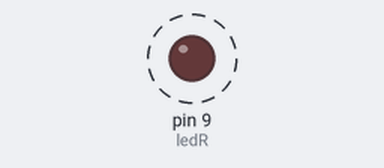
A sketch run on a simulated Arduino Uno, built with avr-gcc and run on an emulated ATmega328P. Parts: output pins drawn as LEDs (lit = HIGH). Dashed ring = blinking. What the sketch prints to the serial monitor is not drawn.

Above: at 0.5 s.
Timing chart, 0 to 4.6 s (numbered marks = the images above):
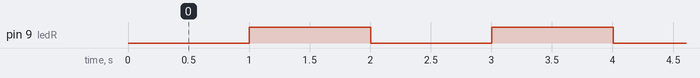

Measured:
- by itself, pin 9 (ledR): alternates HIGH for 1.0 s and LOW for 1.0 s

The sketch:

BlinkLedUsingTimeFunc.ino
```cpp
const int ledR=9;
unsigned long lastTime=0,interval=1000;
bool ledState=LOW;
void setup()
{
    Serial.begin(115200);
    Serial.print("Example:BlinkLedUsingTimeFunc");
	pinMode(ledR,OUTPUT);
}

void loop()
{
	if(millis()-lastTime>interval){
        ledState=!ledState;
        digitalWrite(ledR,ledState);
        lastTime=millis();
    }
}
```
